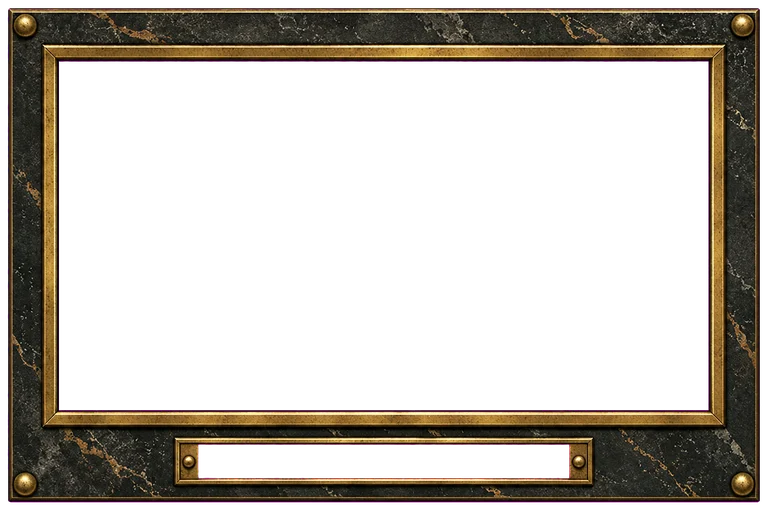
#> input picture assets/piel/cuenca/marco_jefe.webp, 768 x 510 px, given in place of marco_jefe.png, which was not available
$ python cuenca.py ../assets/piel/cuenca/bandeja_fosiles.webp
#> lines starting #> are read from the running program, lines starting #| are printed output that depends on the picture; after the words box and inside, x2 and y2 are one past the last pixel; in counts of white or black regions, pixels touching at a corner belong together; pictures that were not available may be replaced by others from this repository, and a replacement may not be noted
### tools/marcos.py
"""Los marcos de carta: del PNG keyeado en magenta al WebP que se sirve, y la
medida de sus huecos para carta.css.

    python tools/marcos.py            # mide los huecos de cada marco
    python tools/marcos.py escribir   # además escribe los WebP en assets/marcos/

Los originales son PNG de 1024x1536 con los huecos —anillo del coste, banda del
nombre, ventana, caja y chapas— rellenos de magenta puro #FF00FF. Ese color no
aparece en ningún material del juego, así que basta con medir la distancia a él:
lo que está cerca se hace transparente, con un borde suave de 60 unidades para
que el canto no salga dentado.

La medida sale de las regiones magenta conexas, en porcentaje de la carta, y es
lo que se copia a las variables `--ven-*`, `--ban-*`, `--pla-*` y las de las
chapas. `lleno` es el área de la región partido por la de su caja: 1,0 es un
rectángulo, 0,78 un círculo y 0,64 un triángulo, que es como se distinguen las
dos chapas sin mirarlas.

La geometría la decide el PNG, no esta herramienta ni el CSS: si se regenera un
marco se vuelve a medir aquí y se copian los números. Las cinco de dinosaurio
tienen que coincidir entre sí dentro de medio punto, o las cartas dan un salto
al pasar de una rareza a otra."""
import sys
from collections import deque
from pathlib import Path

import numpy as np
from PIL import Image

RAIZ = Path(__file__).resolve().parent.parent
CARPETA = RAIZ / 'assets' / 'marcos'
ANCHO_WEBP = 512

# Original -> fichero servido. Las de soporte no llevan rareza: un material por
# familia, decidido al rehacer el juego de marcos.
SALIDA = {
    'marco_carta_comun': 'dino_comun',
    'marco_carta_rara': 'dino_rara',
    'marco_carta_epica': 'dino_epica',
    'marco_carta_legendaria': 'dino_legendaria',
    'marco_carta_jefe': 'dino_jefe',
    'marco_carta_clima': 'clima',
    'marco_carta_evento': 'evento',
    'marco_carta_recurso': 'recurso',
}

# Las piezas del sobre salen del mismo generador y con el mismo material, y
# viven con las del tablero en assets/piel/. El sobre va keyeado —el magenta
# es lo que le da forma de bolsa—; el dorso llena la carta entera y no lleva
# magenta que quitar.
PIEZAS_ORIGEN = RAIZ / 'assets' / 'piel' / 'tablero_componentes'
PIEZAS = {
    'sobre_cerrado': (RAIZ / 'assets' / 'piel' / 'sobre.webp', True),
    'dorso_carta': (RAIZ / 'assets' / 'piel' / 'dorso.webp', False),
}


def distancia_a_magenta(rgb):
    r, g, b = (rgb[..., i].astype(int) for i in range(3))
    return np.sqrt((r - 255) ** 2 + g ** 2 + (b - 255) ** 2)


def keyear(im):
    """RGBA con el magenta hecho transparente y un borde suave.

    El borde del dibujo viene antialiasado CONTRA el magenta: un píxel medio
    transparente es mitad latón, mitad #FF00FF, y si se deja tal cual se ve un
    filete rosa alrededor de toda la pieza. Se deshace la mezcla: si el píxel
    es `alfa · color + (1 − alfa) · magenta`, el color es lo que queda al
    restar el magenta y dividir por alfa. Es exacto donde el fondo era magenta
    puro, que es todo el borde.
    """
    rgb = np.asarray(im.convert('RGB')).astype(float)
    d = distancia_a_magenta(rgb)
    alfa = np.clip((d - 40) / 60, 0, 1)
    magenta = np.array([255.0, 0.0, 255.0])
    a = alfa[..., None]
    con_alfa = np.where(a > 0.02, a, 1.0)
    color = np.clip((rgb - (1 - a) * magenta) / con_alfa, 0, 255)
    color = np.where(a > 0.02, color, rgb)
    return Image.fromarray(np.dstack([color, alfa * 255]).astype(np.uint8), 'RGBA')


# [68 lines left out: functions regiones, medir, main, not called in this run]


# [2 lines that do not run on import are left out]

### tools/cuenca.py
"""Las piezas de la Cuenca: del PNG en magenta al WebP servido.

    python tools/cuenca.py            # dice qué haría y mide el marco del jefe
    python tools/cuenca.py escribir   # escribe los WebP en assets/piel/cuenca/

Hermana de `tools/mazos.py`. Tres grupos:

  PIEZAS    llegan en magenta y se keyean con la función de los marcos: el
            marco del jefe, la bandeja, el medallón, el sello y el icono.
  ESCENAS   los cuatro estados del yacimiento: fotos a sangre, sólo se escalan.
  FONDO     la excavación, como los otros fondos: 1080 de ancho o lo que traiga.

El marco del jefe trae DOS huecos cerrados de magenta: la ventana de la
ilustración y la cartela del nombre. Se miden los dos en porcentaje del marco
recortado y esos números son los de `.cu-vitrina` en `style.css`. No se
estiman.
"""
import sys
from collections import deque
from pathlib import Path

import numpy as np
from PIL import Image

sys.path.insert(0, str(Path(__file__).resolve().parent))
from marcos import keyear, distancia_a_magenta  # noqa: E402

RAIZ = Path(__file__).resolve().parent.parent
ORIGEN = RAIZ / 'src' / 'piel' / 'cuenca'
DESTINO = RAIZ / 'assets' / 'piel' / 'cuenca'

# original -> (servido, ancho)
PIEZAS = {
    'marco_jefe': ('marco_jefe', 768),
    'bandeja_de_fosiles': ('bandeja_fosiles', 768),
    'medallon_excavador': ('medallon_excavador', 192),
    'sello_jefe_caido': ('sello_caido', 192),
    'icono_fosil': ('ico_fosil', 96),
}
ESCENAS = {f'yacimiento_{n}': (f'yacimiento_{n}', 768) for n in (1, 2, 3, 4)}
FONDOS = {'fondo_yacimiento': ('fondo_cuenca', 1080)}


def recortar(im, margen_rel=0.01):
    caja = im.getchannel('A').point(lambda v: 255 if v > 24 else 0).getbbox()
    if not caja:
        return im, (0, 0) + im.size
    m = round(margen_rel * max(im.size))
    caja = (max(0, caja[0] - m), max(0, caja[1] - m),
            min(im.size[0], caja[2] + m), min(im.size[1], caja[3] + m))
    return im.crop(caja), caja


def huecos_cerrados(original, caja):
    """Las regiones de magenta que NO tocan el borde, en % del recorte."""
    d = distancia_a_magenta(np.asarray(original.convert('RGB')))
    mag = d < 60
    H, W = mag.shape
    fuera = np.zeros_like(mag)
    cola = deque()
    for x in range(W):
        for y in (0, H - 1):
            if mag[y, x] and not fuera[y, x]:
                fuera[y, x] = True
                cola.append((y, x))
    for y in range(H):
        for x in (0, W - 1):
            if mag[y, x] and not fuera[y, x]:
                fuera[y, x] = True
                cola.append((y, x))
    while cola:
        y, x = cola.popleft()
        for ny, nx in ((y - 1, x), (y + 1, x), (y, x - 1), (y, x + 1)):
            if 0 <= ny < H and 0 <= nx < W and mag[ny, nx] and not fuera[ny, nx]:
                fuera[ny, nx] = True
                cola.append((ny, nx))
    dentro = mag & ~fuera
    # Componentes conexas de lo de dentro, a saltos de 4 px para no eternizarse.
    chica = dentro[::4, ::4]
    etiqueta = np.zeros(chica.shape, int)
    n = 0
    h, w = chica.shape
    for y0 in range(h):
        for x0 in range(w):
            if not chica[y0, x0] or etiqueta[y0, x0]:
                continue
            n += 1
            cola = deque([(y0, x0)])
            etiqueta[y0, x0] = n
            while cola:
                y, x = cola.popleft()
                for ny, nx in ((y - 1, x), (y + 1, x), (y, x - 1), (y, x + 1)):
                    if 0 <= ny < h and 0 <= nx < w and chica[ny, nx] and not etiqueta[ny, nx]:
                        etiqueta[ny, nx] = n
                        cola.append((ny, nx))
    cx0, cy0, cx1, cy1 = caja
    an, al = cx1 - cx0, cy1 - cy0
    salida = []
    for k in range(1, n + 1):
        ys, xs = np.where(etiqueta == k)
        if len(ys) < 50:
            continue
        x0, x1, y0, y1 = xs.min() * 4, (xs.max() + 1) * 4, ys.min() * 4, (ys.max() + 1) * 4
        salida.append({
            'izq': (x0 - cx0) / an * 100, 'arriba': (y0 - cy0) / al * 100,
            'ancho': (x1 - x0) / an * 100, 'alto': (y1 - y0) / al * 100,
            'area': len(ys),
        })
    return sorted(salida, key=lambda h: -h['area']), f'{an} / {al}'


def guardar(im, nombre, ancho, calidad=86):
    alto = round(ancho * im.size[1] / im.size[0])
    DESTINO.mkdir(parents=True, exist_ok=True)
    im.resize((ancho, alto), Image.LANCZOS).save(DESTINO / f'{nombre}.webp', 'WEBP', quality=calidad)
    return alto


def main(escribir):
#> called with escribir = False
    for stem, (nombre, ancho) in PIEZAS.items():
        p = ORIGEN / f'{stem}.png'
        if not p.exists():
            print(f'{stem}.png: no está en {ORIGEN.relative_to(RAIZ)}')
            continue
        original = Image.open(p)
#> original is the input picture: PIL image 768x510 RGBA; mean R, G, B, A 31.6, 24.5, 18.9, 86.3
        con_alfa = keyear(original)
#> in keyear, `rgb = np.asarray(im.convert('RGB')).astype(float)`:
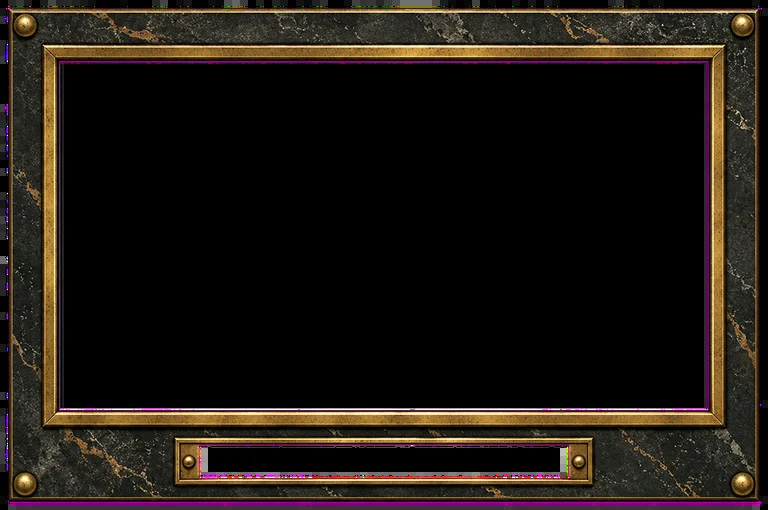
#> rgb: shape (510, 768, 3) float64; mean R, G, B 31.6, 24.5, 18.9
#> in distancia_a_magenta, `r, g, b = (rgb[..., i].astype(int) for i in range(3))`:
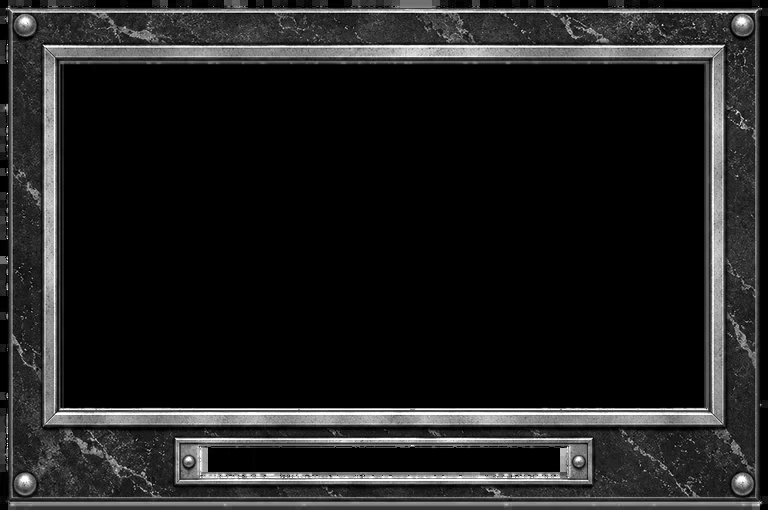
#> r: shape (510, 768) int64; min 0, max 255, mean 31.6
#> in distancia_a_magenta, `r, g, b = (rgb[..., i].astype(int) for i in range(3))`:
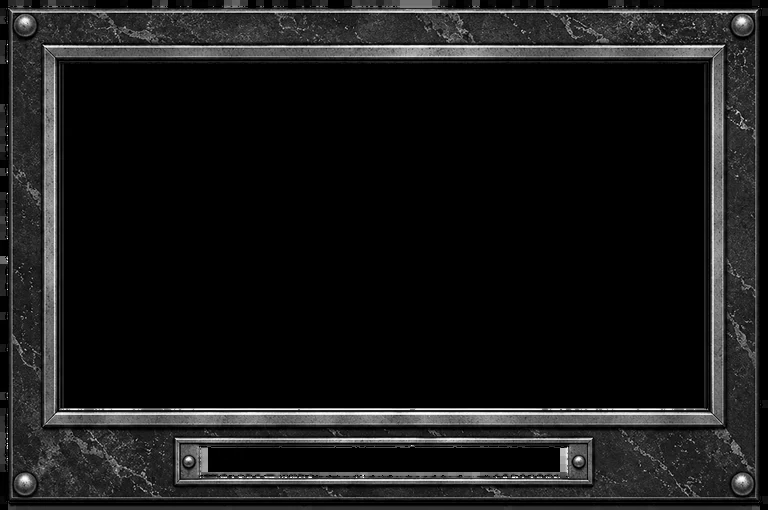
#> g: shape (510, 768) int64; min 0, max 255, mean 24.5
#> in distancia_a_magenta, `r, g, b = (rgb[..., i].astype(int) for i in range(3))`:
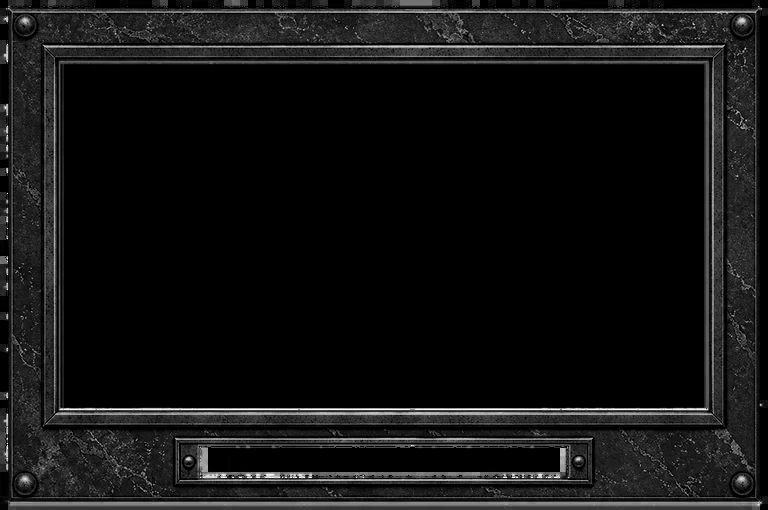
#> b: shape (510, 768) int64; min 0, max 255, mean 18.9
#> in distancia_a_magenta, `return np.sqrt((r - 255) ** 2 + g ** 2 + (b - 255) ** 2)`:
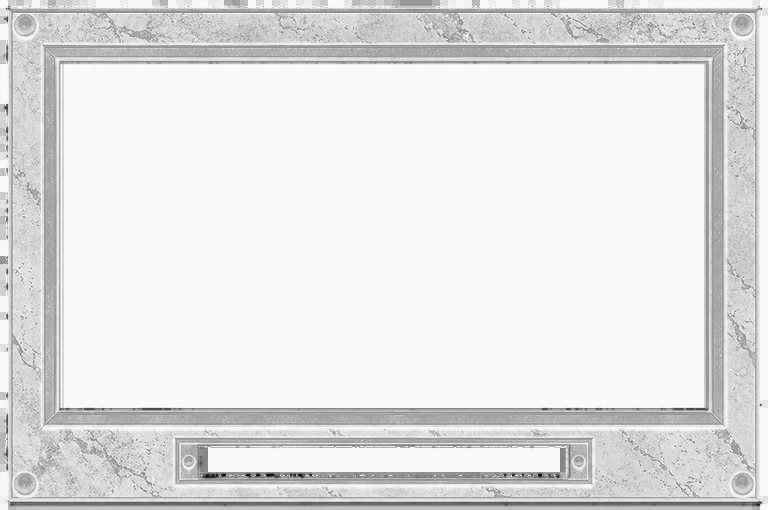
#> returned value: shape (510, 768) float64; min 32.12, max 367.8, mean 332.3; drawn with min black and max white
#> in keyear, `alfa = np.clip((d - 40) / 60, 0, 1)`:
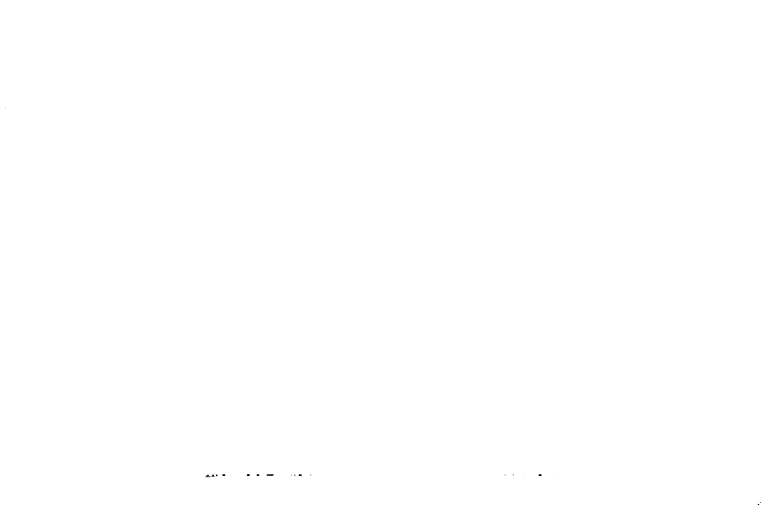
#> alfa: shape (510, 768) float64; min 0, max 1, mean 1
        recortada, caja = recortar(con_alfa)
#> in recortar, `caja = im.getchannel('A').point(lambda v: 255 if v > 24 else 0).getbbo..`: caja = (0, 0, 768, 510)
#> caja = (0, 0, 768, 510)
        print(f'{p.name} {original.size[0]}×{original.size[1]} -> {nombre}.webp @{ancho} '
              f'({recortada.size[0]}×{recortada.size[1]} tras recortar)')
#| marco_jefe.png 768×510 -> marco_jefe.webp @768 (768×510 tras recortar)
        if stem == 'marco_jefe':
            huecos, prop = huecos_cerrados(original, caja)
#> in huecos_cerrados, `mag = d < 60`:
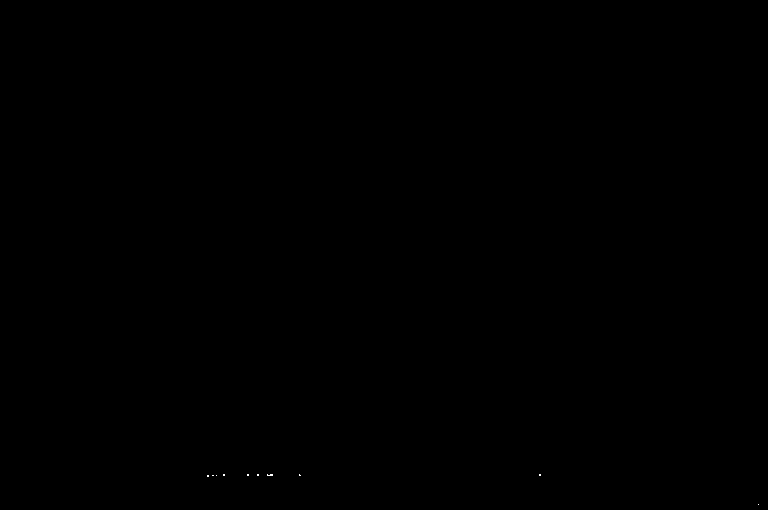
#> mag: shape (510, 768) bool; 0.01% white in thin lines or dots, all inside (x1, y1, x2, y2) = (207, 474, 759, 505)
#> after the loop in huecos_cerrados, `for x in range(W):`: fuera: shape (510, 768) bool; every value is 0
#> in huecos_cerrados, `chica = dentro[::4, ::4]`: chica: shape (128, 192) bool; 0% white in thin lines or dots, all inside (x1, y1, x2, y2) = (52, 119, 53, 120)
#> in huecos_cerrados, `cx0, cy0, cx1, cy1 = caja`: cx0 = 0; cx1 = 768; cy1 = 510
#> in huecos_cerrados, `an, al = cx1 - cx0, cy1 - cy0`: an = 768; al = 510
#> after the loop in huecos_cerrados, `for k in range(1, n + 1):`: salida = []
#> huecos = []; prop = '768 / 510'
            print(f'  aspect-ratio del marco: {prop};')
#|   aspect-ratio del marco: 768 / 510;
            for et, h in zip(('ventana', 'cartela'), huecos):
                print(f"  --{et}-izq: {h['izq']:.2f}%; --{et}-arriba: {h['arriba']:.2f}%; "
                      f"--{et}-ancho: {h['ancho']:.2f}%; --{et}-alto: {h['alto']:.2f}%;")
#> this loop made 0 passes
        if escribir:
            guardar(recortada, nombre, ancho)

    # El fondo a 82 pesaba 430 KB: es una escena con roca en cada píxel y se
    # ve oscurecida al 50 %, así que a 72 no se nota y pesa la mitad.
    for grupo, calidad in ((ESCENAS, 84), (FONDOS, 72)):
        for stem, (nombre, ancho) in grupo.items():
            p = ORIGEN / f'{stem}.png'
            if not p.exists():
                print(f'{stem}.png: no está en {ORIGEN.relative_to(RAIZ)}')
                continue
            im = Image.open(p).convert('RGB')
            print(f'{p.name} {im.size[0]}×{im.size[1]}  a sangre, sólo se escala -> {nombre}.webp @{min(ancho, im.size[0])}')
            if escribir:
                guardar(im, nombre, min(ancho, im.size[0]), calidad=calidad)


if __name__ == '__main__':
    main('escribir' in sys.argv[1:])
